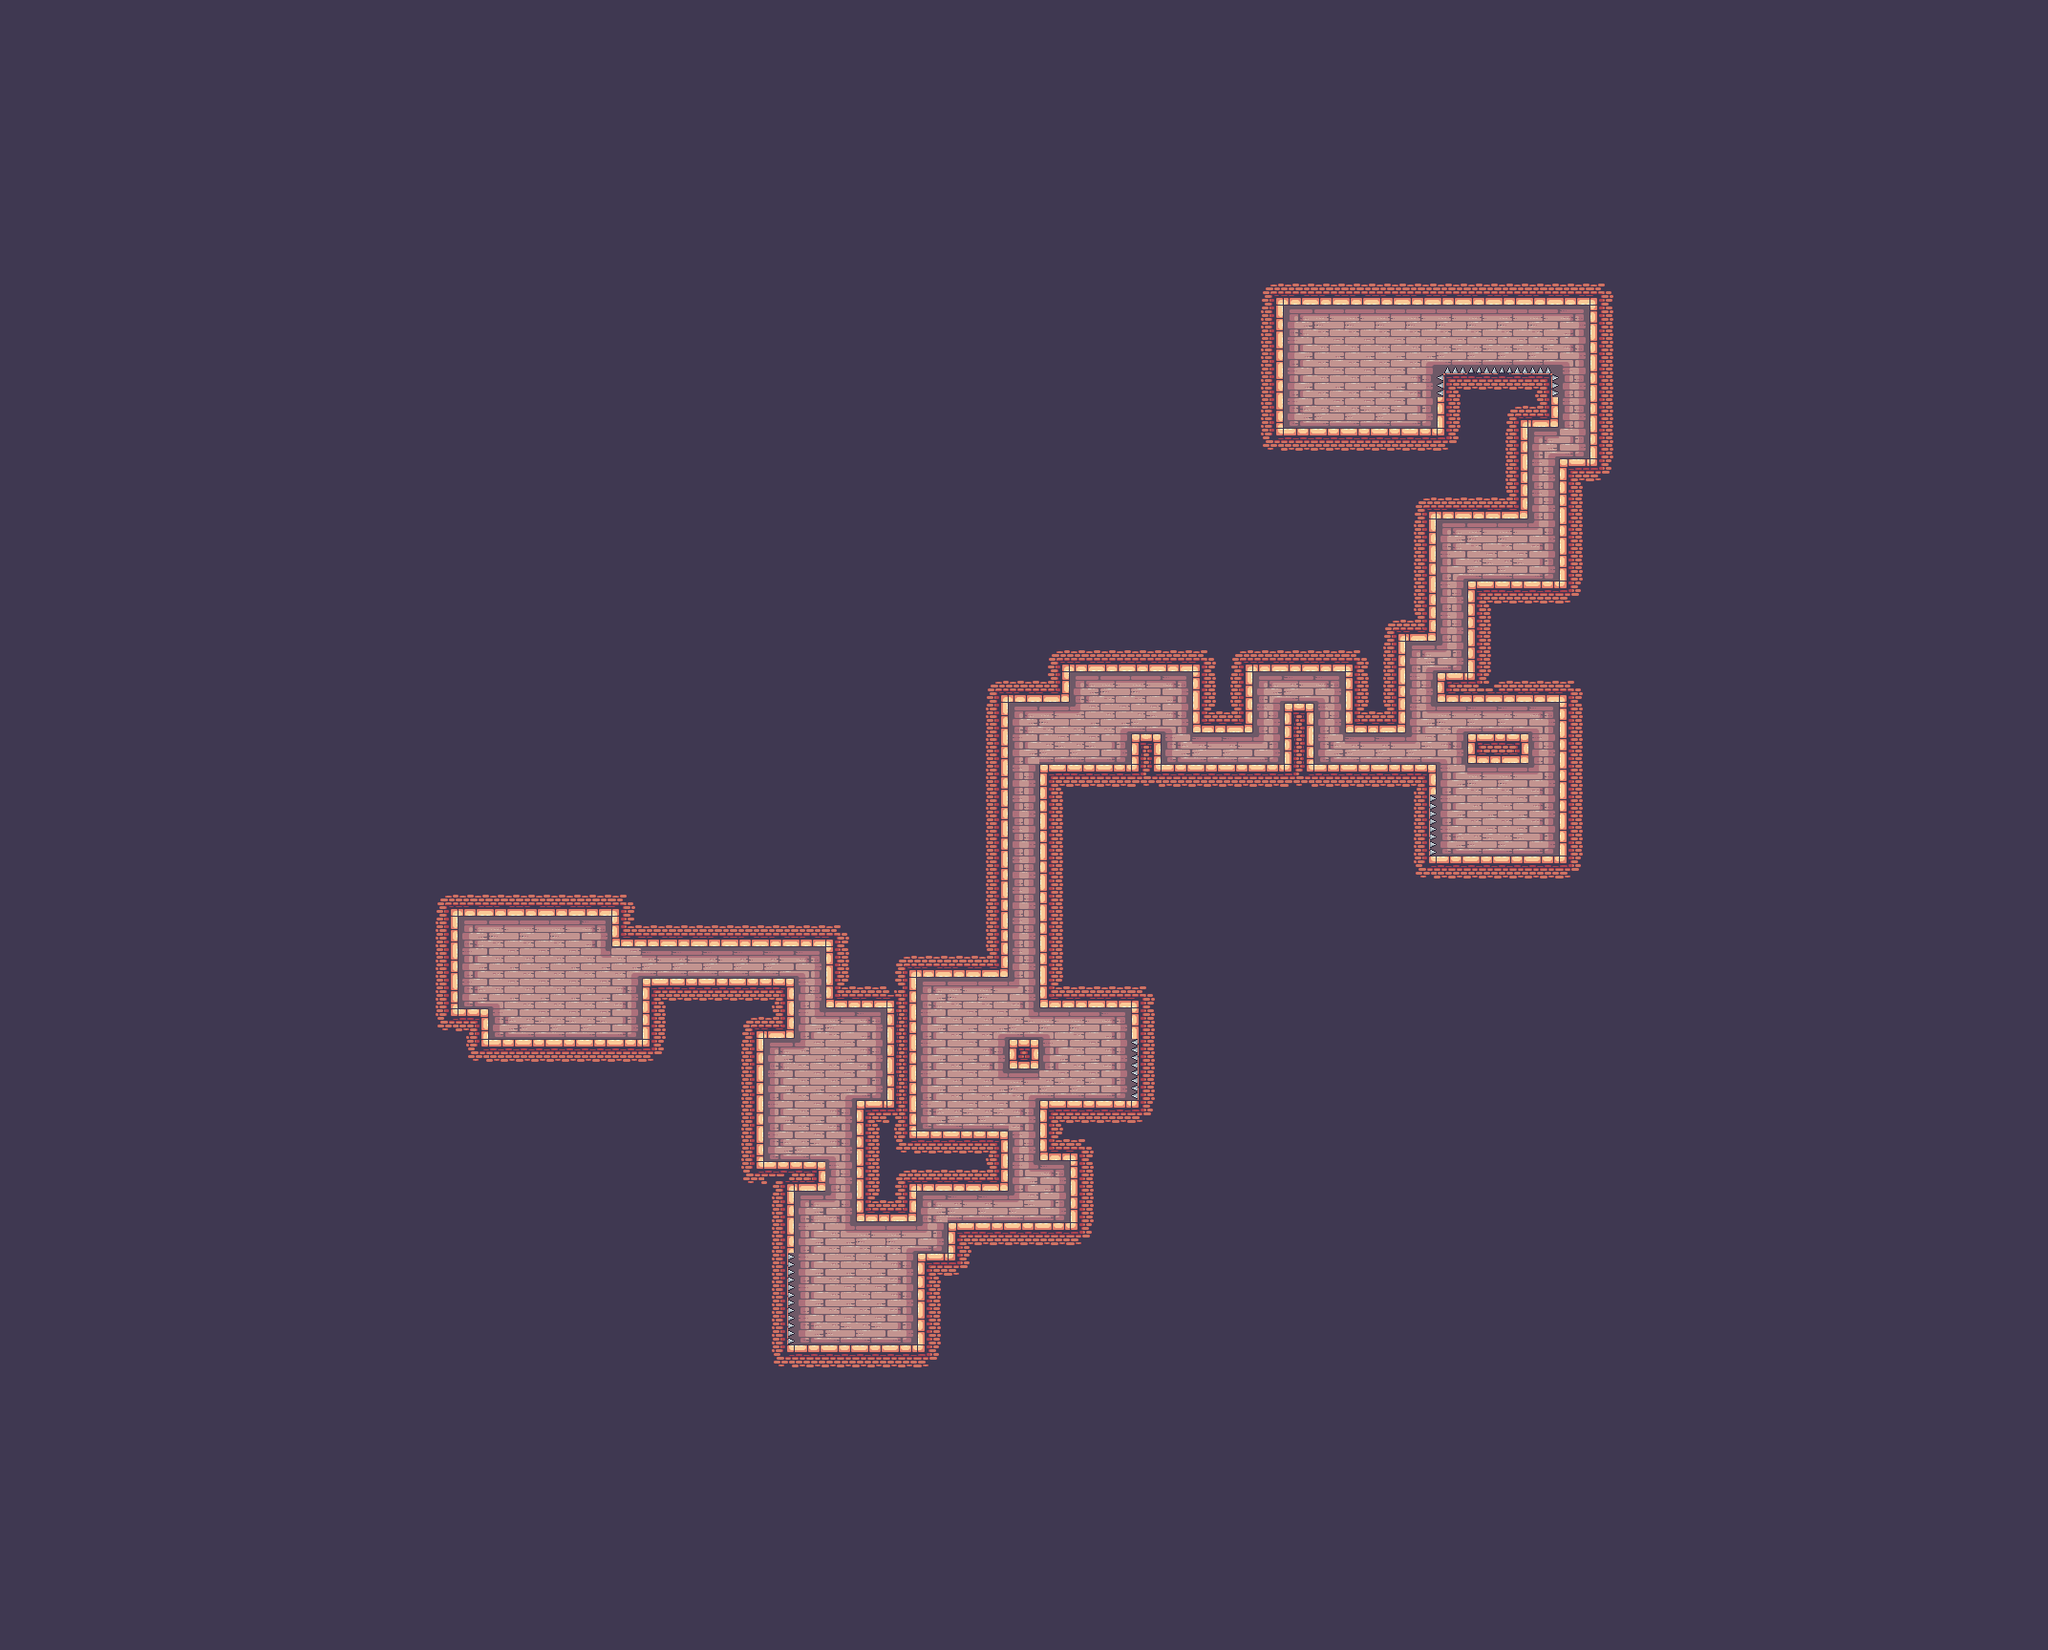

Rendered tile map (Tiled .tmx) drawn with the repository's tilesets; below, a short description and the map source with its tile grids summarised:
An orthogonal 67x54 tile map with 32x32 px tiles, 1 tile layer (Tile Layer 1).

<map version="1.10" tiledversion="1.10.2" orientation="orthogonal" renderorder="right-down" width="67" height="54" tilewidth="32" tileheight="32" infinite="0" nextlayerid="2" nextobjectid="1">
 <tileset firstgid="1" name="tile" tilewidth="32" tileheight="32" tilecount="247" columns="19">
  <image source="tile.png" width="608" height="416" />
 </tileset>
 <layer id="1" name="Tile Layer 1" width="67" height="54">
  <data>[3618 cells, 3618 non-empty, 54 distinct tile ids]</data>
 </layer>
</map>